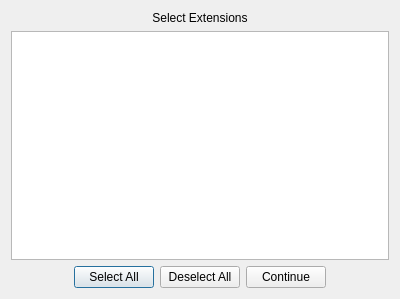
<?xml version="1.0" encoding="UTF-8"?>
<ui version="4.0">
 <class>extSelectionDialog</class>
 <widget class="QDialog" name="extSelectionDialog">
  <property name="geometry">
   <rect>
    <x>0</x>
    <y>0</y>
    <width>400</width>
    <height>299</height>
   </rect>
  </property>
  <property name="windowTitle">
   <string>Extensions</string>
  </property>
  <layout class="QHBoxLayout" name="horizontalLayout_2">
   <item>
    <layout class="QVBoxLayout" name="verticalLayout">
     <item>
      <widget class="QLabel" name="labelTitle">
       <property name="text">
        <string>Select Extensions</string>
       </property>
       <property name="alignment">
        <set>Qt::AlignCenter</set>
       </property>
      </widget>
     </item>
     <item>
      <widget class="QListWidget" name="listWidget"/>
     </item>
     <item>
      <layout class="QHBoxLayout" name="horLayButtons">
       <item>
        <spacer name="horizontalSpacer">
         <property name="orientation">
          <enum>Qt::Horizontal</enum>
         </property>
         <property name="sizeHint" stdset="0">
          <size>
           <width>40</width>
           <height>20</height>
          </size>
         </property>
        </spacer>
       </item>
       <item>
        <widget class="QPushButton" name="buttonSelectAll">
         <property name="minimumSize">
          <size>
           <width>80</width>
           <height>20</height>
          </size>
         </property>
         <property name="text">
          <string>Select All</string>
         </property>
        </widget>
       </item>
       <item>
        <widget class="QPushButton" name="buttonDeselectAll">
         <property name="minimumSize">
          <size>
           <width>80</width>
           <height>20</height>
          </size>
         </property>
         <property name="text">
          <string>Deselect All</string>
         </property>
        </widget>
       </item>
       <item>
        <widget class="QPushButton" name="buttonOk">
         <property name="minimumSize">
          <size>
           <width>80</width>
           <height>20</height>
          </size>
         </property>
         <property name="text">
          <string>Continue</string>
         </property>
        </widget>
       </item>
       <item>
        <spacer name="horizontalSpacer_2">
         <property name="orientation">
          <enum>Qt::Horizontal</enum>
         </property>
         <property name="sizeHint" stdset="0">
          <size>
           <width>40</width>
           <height>20</height>
          </size>
         </property>
        </spacer>
       </item>
      </layout>
     </item>
    </layout>
   </item>
  </layout>
 </widget>
 <resources/>
 <connections/>
</ui>
